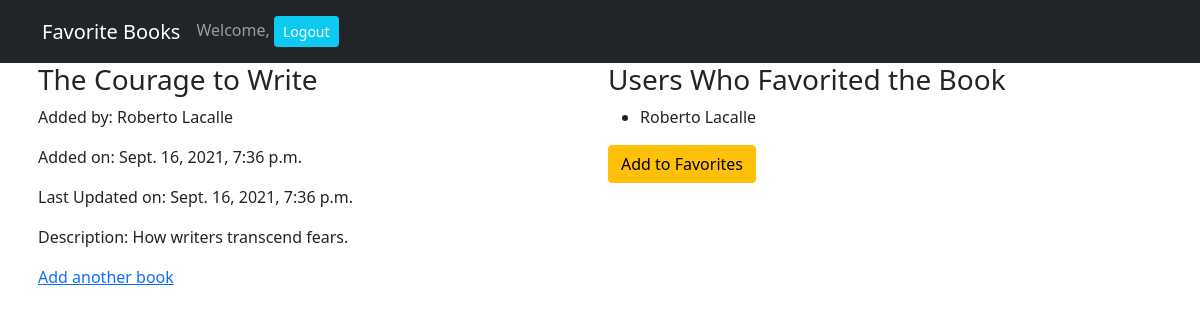
The app's page /books/6 (signed in) with its own data.
### fav_books_app/models.py (models this page shows, shortened)
class Book(models.Model):
    title = models.CharField(max_length=255)
    description = models.CharField(max_length=255)
    creator = models.ForeignKey(User, related_name="has_created_books", on_delete=models.CASCADE)
    favorited_by = models.ManyToManyField(User, related_name="favorited_books")
    created_at = models.DateTimeField(auto_now_add=True)
    updated_at = models.DateTimeField(auto_now=True)
    objects = BookManager()

class User(models.Model):
    first_name = models.CharField(max_length=255)
    last_name = models.CharField(max_length=255)
    email = models.EmailField(max_length=255)
    password = models.CharField(max_length=255)
    created_at = models.DateTimeField(auto_now_add=True)
    updated_at = models.DateTimeField(auto_now=True)
    objects = UserManager()

### fav_books_app/views.py (the view)
# urls.py: path('books/<int:book_id>', views.show_one),
def show_one(request, book_id):
    context = {
        'book': Book.objects.get(id=book_id),
        'current_user': User.objects.get(id=request.session['user_id'])
    }
    return render(request, "show_one.html", context)

### fav_books_app/templates/show_one.html (shortened to what this page needs)
<!DOCTYPE html>
<html lang="en">
<head>
    <link href="https://cdn.jsdelivr.net/npm/bootstrap@5.1.1/dist/css/bootstrap.min.css" rel="stylesheet">
</head>
<body>
    <nav class="navbar navbar-expand-lg navbar-dark bg-dark">
        <div class="container">
            <a class="navbar-brand" href="#">Favorite Books</a>
            <div class="collapse navbar-collapse" id="navbarText">
                <span class="navbar-text">
                    Welcome, {{request.session.greeting}} </a> <a href="/logout" role="button"
                        class="btn btn-sm btn-info ml-2 text-white">Logout</a>
                </span>
            </div>
        </div>
    </nav>
    <div class="container">
        <div class="row">
            <div class="col-6 px-2">
                <h3>{{book.title}}</h3>
                <p>Added by: {{book.creator.first_name}} {{book.creator.last_name}}</p>
                <p>Added on: {{book.created_at}}</p>
                <p>Last Updated on: {{book.updated_at}}</p>
                {% if book.creator.id != request.session.user_id %}
                <p>Description: {{book.description}}</p>
                {% endif %}
                <a href="/books">Add another book</a>
            </div>
            <div class="col-6 px-2">
                <h3>Users Who Favorited the Book</h3>
                <ul>
                    {% for fav in book.favorited_by.all %}
                    <li>{{fav.first_name}} {{fav.last_name}}</li>
                    {% endfor %}
                </ul>
                {% if current_user in book.favorited_by.all %}
                <a href="/unfavorite/{{book.id}}" role="button" class="btn btn-danger">Remove From Favorites</a>
                {% else %}
                <a href="/favorite/{{book.id}}" role="button" class="btn btn-warning">Add to Favorites</a>
                {% endif %}
            </div>
        </div>
    </div>
</body>
</html>

### records on screen
Book: title "The Courage to Write", creator.first_name "Roberto", creator.last_name "Lacalle", created_at "Sept. 16, 2021, 7:36 p.m.", updated_at "Sept. 16, 2021, 7:36 p.m.", description "How writers transcend fears."
User: first_name "Roberto", last_name "Lacalle"
